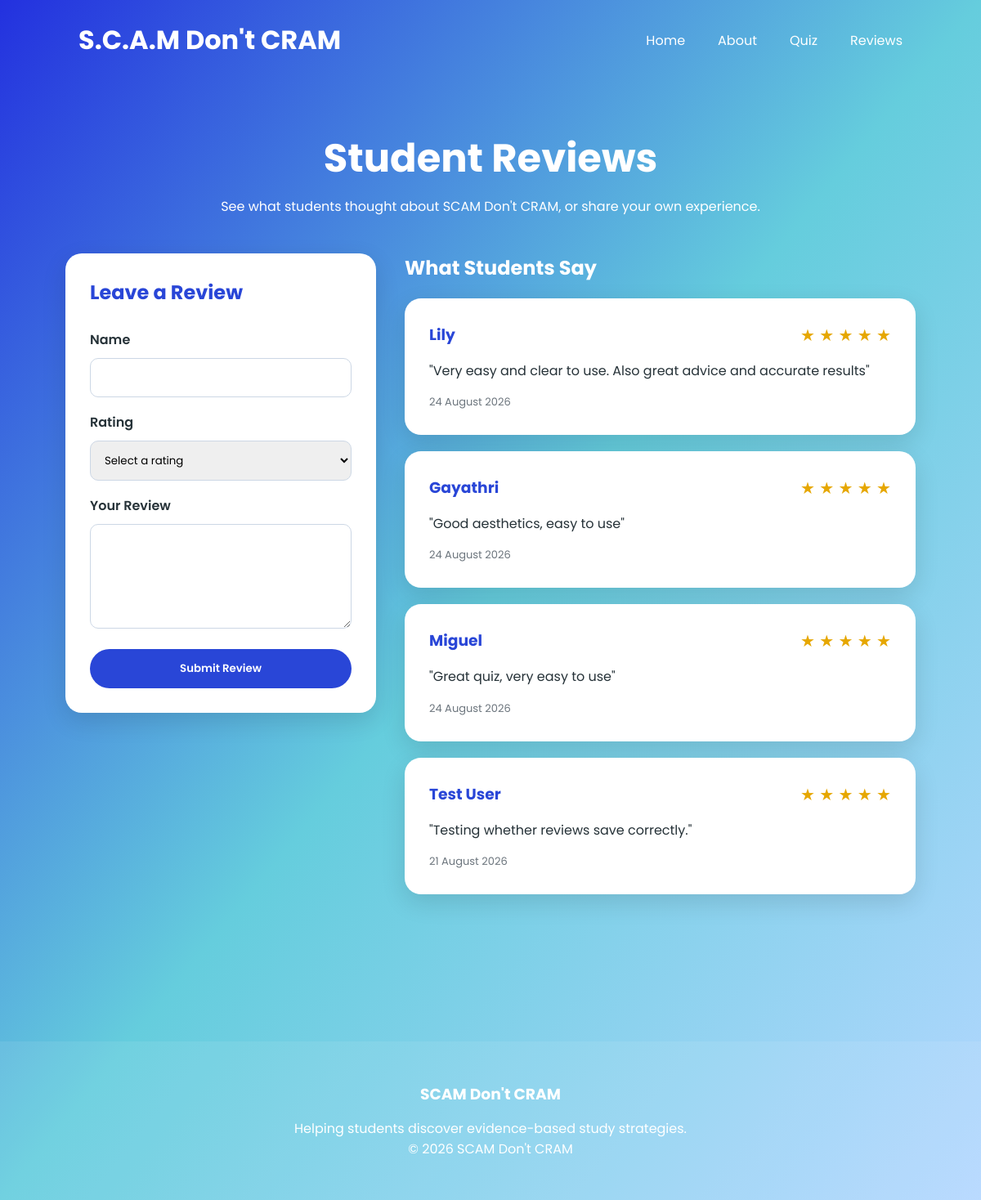
The app's page /reviews with its own data.
### tables this page shows
CREATE TABLE reviews (
        id INTEGER PRIMARY KEY AUTOINCREMENT,
        name TEXT NOT NULL,
        rating INTEGER NOT NULL,
        comment TEXT NOT NULL,
        date_posted TEXT NOT NULL
    );

### app.py (the view, shortened to what this page needs)
@app.route("/reviews", methods=["GET", "POST"])
def reviews():
    form = ReviewForm()
    all_reviews = get_reviews()
    return render_template(
        "reviews.html",
        reviews=all_reviews,
        form=form,
    )

### forms.py
class ReviewForm(FlaskForm):
    name = StringField(
        "Name",
        validators=[
            DataRequired(),
            Length(min=1, max=50),
        ],
    )
    rating = SelectField(
        "Rating",
        choices=[
            ("5", "★★★★★ - 5"),
            ("4", "★★★★☆ - 4"),
            ("3", "★★★☆☆ - 3"),
            ("2", "★★☆☆☆ - 2"),
            ("1", "★☆☆☆☆ - 1"),
        ],
        validators=[DataRequired()],
    )
    comment = TextAreaField(
        "Your Review",
        validators=[
            DataRequired(),
            Length(min=5, max=500),
        ],
    )

### database.py (called while the page is built)
def get_connection():
    conn = sqlite3.connect(DATABASE)
    conn.row_factory = sqlite3.Row
    conn.execute("PRAGMA foreign_keys = ON")
    return conn

def get_reviews():
    conn = get_connection()
    reviews = conn.execute("""
        SELECT id, name, rating, comment, date_posted
        FROM reviews
        ORDER BY id DESC
    """).fetchall()
    conn.close()
    return reviews

### templates/reviews.html (shortened to what this page needs)
{% extends "base.html" %}
{% block content %}
<section class="reviews-page">
    <div class="reviews-heading">
        <h1>Student Reviews</h1>
        <p>
            See what students thought about SCAM Don't CRAM,
            or share your own experience.
        </p>
    </div>
    <div class="review-layout">
        <div class="review-form-card">
            <h2>Leave a Review</h2>
            <form method="POST">
                <label for="name">
                    Name
                </label>
                <input
                    type="text"
                    id="name"
                    name="name"
                    maxlength="50"
                    value="{{ form.name.data or '' }}"
                    required
                >
                <label for="rating">
                    Rating
                </label>
                <select
                    id="rating"
                    name="rating"
                    required
                >
                    <option value="">
                        Select a rating
                    </option>
                </select>
                <label for="comment">
                    Your Review
                </label>
                <textarea
                    id="comment"
                    name="comment"
                    rows="5"
                    maxlength="500"
                    minlength="5"
                    required
                >{{ form.comment.data or '' }}
                </textarea>
                <button
                    type="submit"
                    class="review-submit-button"
                >
                    Submit Review
                </button>
            </form>
        </div>
        <div class="reviews-list">
            <h2>What Students Say</h2>
            {% if reviews %}
                {% for review in reviews %}
                    <div class="review-card">
                        <div class="review-top">
                            <h3>
                                {{ review["name"] }}
                            </h3>
                            <span class="review-rating">
                                {% for star in range(review["rating"]) %}
                                    ★
                                {% endfor %}
                            </span>
                        </div>
                        <p class="review-comment">
                            "{{ review["comment"] }}"
                        </p>
                        <p class="review-date">
                            {{ review["date_posted"] }}
                        </p>
                    </div>
                {% endfor %}
            {% endif %}
        </div>
    </div>
</section>
{% endblock %}

### static/css/style.css (style rules this page uses)
:root { --primary-blue:#2946D7; --secondary-blue:#5AB8E8; --dark-blue:#1F2D6B; --light-blue:#EEF6FF; --white:#FFFFFF; --text:#263238; --grey:#6C757D; --shadow: 0px 10px 30px rgba(0,0,0,.12); --radius:20px; }
* { margin:0; padding:0; box-sizing:border-box; }
body { font-family: "Poppins", sans-serif; background: linear-gradient(to bottom right, #2331df, #65cddd, #b4d7ff); min-height:100vh; color:white; }
.reviews-page { max-width: 1100px; margin: 0 auto; padding: 60px 30px; }
.reviews-heading { text-align: center; margin-bottom: 45px; }
.reviews-heading h1 { font-size: 3rem; }
.reviews-heading p { margin-top: 10px; }
.review-layout { display: grid; grid-template-columns: 380px 1fr; gap: 35px; align-items: start; }
.review-form-card, .review-card { background: white; color: var(--text); border-radius: 20px; padding: 30px; box-shadow: var(--shadow); }
.review-form-card h2 { color: var(--primary-blue); margin-bottom: 20px; }
.review-form-card form { display: flex; flex-direction: column; gap: 10px; }
.review-form-card label { font-weight: 600; margin-top: 8px; }
.review-form-card input, .review-form-card select, .review-form-card textarea { width: 100%; padding: 13px; border: 1px solid #ccd7e5; border-radius: 10px; font-family: "Poppins", sans-serif; outline: none; }
.review-submit-button { margin-top: 15px; padding: 14px; border: none; border-radius: 25px; background: var(--primary-blue); color: white; font-family: "Poppins", sans-serif; font-weight: 600; cursor: pointer; }
.reviews-list h2 { margin-bottom: 20px; }
.review-card { margin-bottom: 20px; }
.review-top { display: flex; justify-content: space-between; gap: 15px; }
.review-card h3 { color: var(--primary-blue); }
.review-rating { color: #e6a700; font-size: 20px; }
.review-comment { margin: 15px 0; line-height: 1.7; }
.review-date { color: var(--grey); font-size: 13px; }

### records on screen
reviews: name "Lily", rating 5 (drawn), comment "Very easy and clear to use. Also great advice and accurate results", date_posted "24 August 2026"
reviews: name "Gayathri", rating 5 (drawn), comment "Good aesthetics, easy to use", date_posted "24 August 2026"
reviews: name "Miguel", rating 5 (drawn), comment "Great quiz, very easy to use", date_posted "24 August 2026"
reviews: name "Test User", rating 5 (drawn), comment "Testing whether reviews save correctly.", date_posted "21 August 2026"
